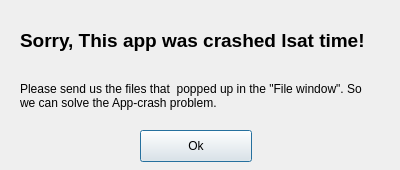
<?xml version="1.0" encoding="UTF-8"?>
<ui version="4.0">
 <class>CrashReportDialog</class>
 <widget class="QDialog" name="CrashReportDialog">
  <property name="geometry">
   <rect>
    <x>0</x>
    <y>0</y>
    <width>400</width>
    <height>170</height>
   </rect>
  </property>
  <property name="minimumSize">
   <size>
    <width>400</width>
    <height>170</height>
   </size>
  </property>
  <property name="maximumSize">
   <size>
    <width>400</width>
    <height>170</height>
   </size>
  </property>
  <property name="windowTitle">
   <string>Dialog</string>
  </property>
  <widget class="QLabel" name="label">
   <property name="geometry">
    <rect>
     <x>20</x>
     <y>10</y>
     <width>351</width>
     <height>61</height>
    </rect>
   </property>
   <property name="font">
    <font>
     <pointsize>14</pointsize>
     <weight>75</weight>
     <bold>true</bold>
    </font>
   </property>
   <property name="text">
    <string>Sorry, This app was crashed lsat time!</string>
   </property>
   <property name="wordWrap">
    <bool>true</bool>
   </property>
  </widget>
  <widget class="QLabel" name="label_2">
   <property name="geometry">
    <rect>
     <x>20</x>
     <y>70</y>
     <width>351</width>
     <height>51</height>
    </rect>
   </property>
   <property name="text">
    <string>Please send us the files that  popped up in the &quot;File window&quot;. So we can solve the App-crash problem.</string>
   </property>
   <property name="wordWrap">
    <bool>true</bool>
   </property>
  </widget>
  <widget class="QPushButton" name="pushButtonOk">
   <property name="geometry">
    <rect>
     <x>140</x>
     <y>130</y>
     <width>112</width>
     <height>32</height>
    </rect>
   </property>
   <property name="text">
    <string>Ok</string>
   </property>
   <property name="default">
    <bool>true</bool>
   </property>
  </widget>
 </widget>
 <resources/>
 <connections/>
</ui>
